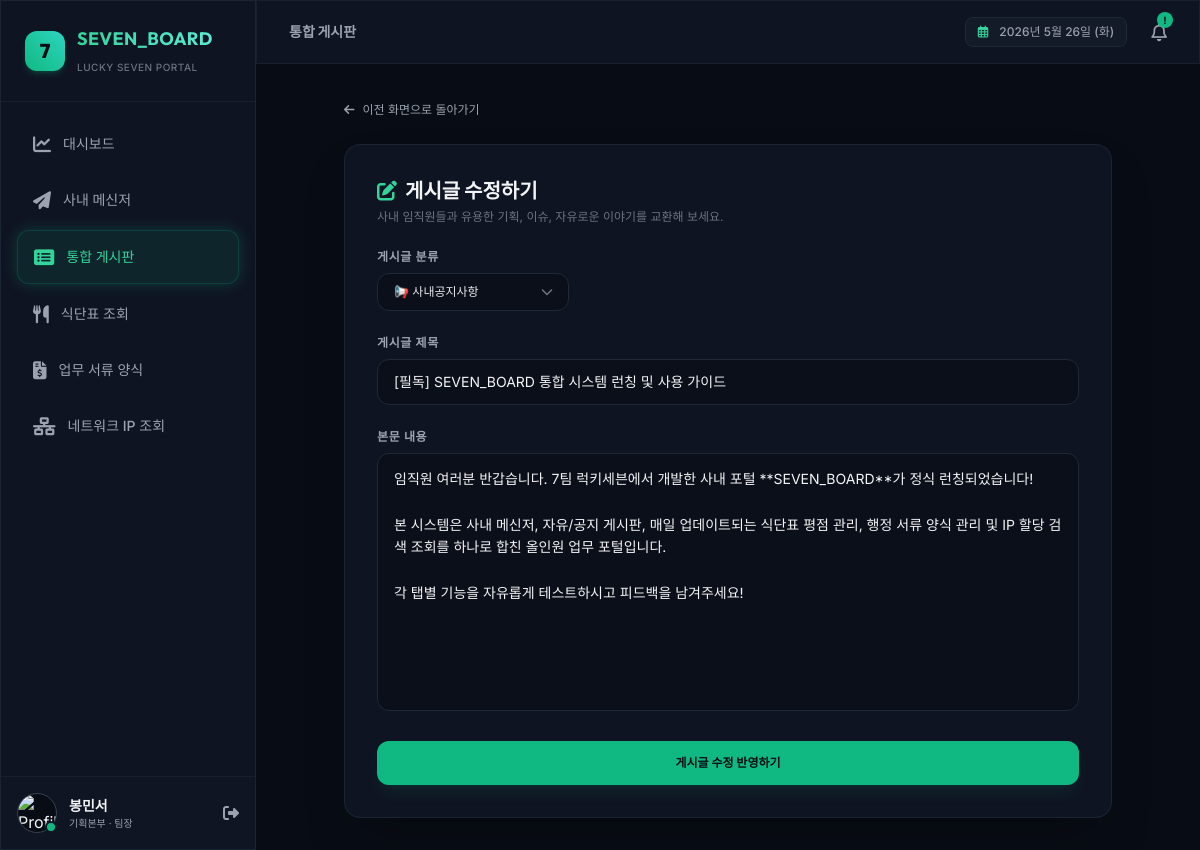
/board/edit/POST001 (signed in), run on the app's committed database.
### tables this page shows
CREATE TABLE users (
        id TEXT PRIMARY KEY,
        email TEXT UNIQUE NOT NULL,
        password TEXT NOT NULL,
        name TEXT NOT NULL,
        department TEXT NOT NULL,
        position TEXT NOT NULL,
        avatar_url TEXT,
        status TEXT DEFAULT 'Online',
        is_admin INTEGER DEFAULT 0,
        created_at TEXT DEFAULT (datetime('now', 'localtime'))
    );

CREATE TABLE posts (
        id TEXT PRIMARY KEY,
        author_id TEXT NOT NULL,
        category TEXT NOT NULL,
        title TEXT NOT NULL,
        content TEXT NOT NULL,
        views INTEGER DEFAULT 0 NOT NULL,
        created_at TEXT DEFAULT (datetime('now', 'localtime')),
        updated_at TEXT DEFAULT (datetime('now', 'localtime')),
        FOREIGN KEY (author_id) REFERENCES users(id) ON DELETE SET NULL
    );

### app.py (the view, shortened to what this page needs)
@app.route('/board/edit/<post_id>', methods=['GET', 'POST'])
@login_required
def board_edit(post_id):
    conn = get_db_connection()
    post = conn.execute('SELECT * FROM posts WHERE id = ?', (post_id,)).fetchone()
    if not post:
        conn.close()
        return "게시글이 존재하지 않습니다.", 404
    if post['author_id'] != g.user['id'] and not g.user['is_admin']:
        conn.close()
        return "수정 권한이 없습니다.", 403
    conn.close()
    return render_template('board_write.html', post=post)

### app.py (called while the page is built)
def login_required(f):
    import functools
    @functools.wraps(f)
    def decorated_function(*args, **kwargs):
        if 'user_id' not in session:
            return redirect(url_for('login'))
        return f(*args, **kwargs)
    return decorated_function

@app.before_request
def load_logged_in_user():
    user_id = session.get('user_id')
    if user_id is None:
        g.user = None
    else:
        conn = get_db_connection()
        g.user = conn.execute('SELECT * FROM users WHERE id = ?', (user_id,)).fetchone()
        conn.close()

### database.py (called while the page is built)
def get_db_connection():
    conn = sqlite3.connect(DATABASE_FILE)
    conn.row_factory = sqlite3.Row  # 컬렉션을 dict처럼 다룰 수 있게 설정
    conn.execute("PRAGMA foreign_keys = ON") # 외래키 제약조건 활성화
    return conn

### templates/board_write.html (shortened to what this page needs)
{% extends 'layout.html' %}
{% block content %}
<div class="max-w-3xl mx-auto space-y-6 animate-fade-in">
    <a href="javascript:history.back()" class="inline-flex items-center gap-2 text-xs text-gray-400 hover:text-emerald-400 transition-colors">
        <i class="fa-solid fa-arrow-left"></i>
        <span>이전 화면으로 돌아가기</span>
    </a>
    <div class="glass-panel rounded-2xl p-8 border border-gray-800/80 shadow-2xl space-y-6">
        <div>
            <h2 class="text-xl font-bold font-outfit text-gray-100 flex items-center gap-2">
                <i class="fa-solid fa-pen-to-square text-emerald-400"></i>
                {% if post %} 게시글 수정하기 {% else %} 새로운 사내 소통글 작성 {% endif %}
            </h2>
            <p class="text-xs text-gray-500 mt-1">
                사내 임직원들과 유용한 기획, 이슈, 자유로운 이야기를 교환해 보세요.
            </p>
        </div>
        <form action="{% if post %}{{ url_for('board_edit', post_id=post.id) }}{% else %}{{ url_for('board_write') }}{% endif %}" method="POST" class="space-y-6">
            <div>
                <label class="block text-xs font-semibold text-gray-400 uppercase tracking-wider mb-2">게시글 분류</label>
                <div class="relative w-48">
                    <select name="category" required class="w-full bg-[#0a0e1a]/80 border border-gray-800 focus:border-emerald-500/30 rounded-xl py-2.5 px-4 text-xs text-gray-200 outline-none transition-colors appearance-none cursor-pointer">
                        {% if g.user.is_admin %}
                        <option value="Notice" {% if post and post.category == 'Notice' %} selected {% endif %}>📢 사내공지사항</option>
                        {% endif %}
                    </select>
                    <span class="absolute inset-y-0 right-0 flex items-center pr-4 text-gray-500 pointer-events-none text-xs">
                        <i class="fa-solid fa-chevron-down"></i>
                    </span>
                </div>
            </div>
            <div>
                <label class="block text-xs font-semibold text-gray-400 uppercase tracking-wider mb-2">게시글 제목</label>
                <input type="text" name="title" value="{% if post %}{{ post.title }}{% endif %}" placeholder="게시글 제목을 작성하세요..." required class="w-full bg-[#0a0e1a]/80 border border-gray-800 focus:border-emerald-500/30 rounded-xl py-3 px-4 text-sm text-gray-100 placeholder-gray-500 outline-none transition-colors">
            </div>
            <div>
                <label class="block text-xs font-semibold text-gray-400 uppercase tracking-wider mb-2">본문 내용</label>
                <textarea name="content" rows="10" placeholder="본문 내용을 입력하세요... 마크다운 문법 적용이 가능합니다." required class="w-full bg-[#0a0e1a]/80 border border-gray-800 focus:border-emerald-500/30 rounded-xl py-3.5 px-4 text-sm text-gray-100 placeholder-gray-500 outline-none transition-colors resize-none leading-relaxed">{% if post %}{{ post.content }}{% endif %}</textarea>
            </div>
            <button type="submit" class="w-full bg-emerald-500 hover:bg-emerald-400 text-darkBg font-bold py-3.5 px-4 rounded-xl shadow-lg shadow-emerald-500/10 hover:shadow-emerald-500/20 active:scale-[0.98] transition-all text-xs cursor-pointer">
                {% if post %} 게시글 수정 반영하기 {% else %} 게시글 작성 완료 {% endif %}
            </button>
        </form>
    </div>
</div>
{% endblock %}

### templates/layout.html (shortened to what this page needs)
<!DOCTYPE html>
<html lang="ko">
<head>
    <script src="https://cdn.tailwindcss.com"></script>
    <link rel="stylesheet" href="https://cdnjs.cloudflare.com/ajax/libs/font-awesome/6.4.0/css/all.min.css">
</head>
<body class="bg-darkBg text-gray-100 font-sans min-h-screen overflow-x-hidden">
    <div class="flex h-screen overflow-hidden">
        <aside class="w-64 glass-panel border-r border-gray-800/80 flex flex-col justify-between h-full z-30 shrink-0 transition-transform duration-300">
            <div>
                <div class="p-6 border-b border-gray-800/60 flex items-center gap-3">
                    <div class="h-10 w-10 bg-gradient-to-tr from-emerald-500 to-teal-400 rounded-xl flex items-center justify-center text-darkBg font-extrabold text-xl font-outfit shadow-md shadow-emerald-500/20 active-glow">
                        7
                    </div>
                    <div>
                        <h1 class="text-lg font-bold font-outfit tracking-wide bg-gradient-to-r from-emerald-400 to-teal-300 bg-clip-text text-transparent">
                        </h1>
                        <span class="text-[10px] text-gray-500 font-medium uppercase tracking-wider">Lucky Seven Portal</span>
                    </div>
                </div>
                <nav class="p-4 space-y-1">
                    <a href="{{ url_for('dashboard') }}" class="flex items-center gap-3 px-4 py-3 rounded-xl transition-all duration-300 group {% if request.path == '/' %} bg-emerald-500/10 text-emerald-400 border border-emerald-500/20 active-glow {% else %} text-gray-400 hover:text-gray-200 hover:bg-gray-800/40 {% endif %}">
                        <i class="fa-solid fa-chart-line text-lg group-hover:scale-110 transition-transform"></i>
                        <span class="text-sm font-medium">대시보드</span>
                    </a>
                    <a href="{{ url_for('chat') }}" class="flex items-center gap-3 px-4 py-3 rounded-xl transition-all duration-300 group {% if request.path == '/chat' %} bg-emerald-500/10 text-emerald-400 border border-emerald-500/20 active-glow {% else %} text-gray-400 hover:text-gray-200 hover:bg-gray-800/40 {% endif %}">
                        <i class="fa-solid fa-paper-plane text-lg group-hover:rotate-12 transition-transform"></i>
                        <span class="text-sm font-medium">사내 메신저</span>
                    </a>
                    <a href="{{ url_for('board_list') }}" class="flex items-center gap-3 px-4 py-3 rounded-xl transition-all duration-300 group {% if request.path == '/board' or '/board/' in request.path %} bg-emerald-500/10 text-emerald-400 border border-emerald-500/20 active-glow {% else %} text-gray-400 hover:text-gray-200 hover:bg-gray-800/40 {% endif %}">
                        <i class="fa-solid fa-rectangle-list text-lg group-hover:scale-110 transition-transform"></i>
                        <span class="text-sm font-medium">통합 게시판</span>
                    </a>
                    <a href="{{ url_for('menu') }}" class="flex items-center gap-3 px-4 py-3 rounded-xl transition-all duration-300 group {% if request.path == '/menu' %} bg-emerald-500/10 text-emerald-400 border border-emerald-500/20 active-glow {% else %} text-gray-400 hover:text-gray-200 hover:bg-gray-800/40 {% endif %}">
                        <i class="fa-solid fa-utensils text-lg group-hover:scale-110 transition-transform"></i>
                        <span class="text-sm font-medium">식단표 조회</span>
                    </a>
                    <a href="{{ url_for('documents') }}" class="flex items-center gap-3 px-4 py-3 rounded-xl transition-all duration-300 group {% if request.path == '/documents' %} bg-emerald-500/10 text-emerald-400 border border-emerald-500/20 active-glow {% else %} text-gray-400 hover:text-gray-200 hover:bg-gray-800/40 {% endif %}">
                        <i class="fa-solid fa-file-invoice-dollar text-lg group-hover:scale-110 transition-transform"></i>
                        <span class="text-sm font-medium">업무 서류 양식</span>
                    </a>
                    <a href="{{ url_for('network') }}" class="flex items-center gap-3 px-4 py-3 rounded-xl transition-all duration-300 group {% if request.path == '/network' %} bg-emerald-500/10 text-emerald-400 border border-emerald-500/20 active-glow {% else %} text-gray-400 hover:text-gray-200 hover:bg-gray-800/40 {% endif %}">
                        <i class="fa-solid fa-network-wired text-lg group-hover:scale-110 transition-transform"></i>
                        <span class="text-sm font-medium">네트워크 IP 조회</span>
                    </a>
                </nav>
            </div>
            {% if g.user %}
            <div class="p-4 border-t border-gray-800/60 bg-gray-900/30">
                <div class="flex items-center gap-3">
                    <div class="relative">
                        {% if g.user.avatar_url %}
                        <img class="h-10 w-10 rounded-full border border-gray-700 bg-darkBg object-cover" src="{{ g.user.avatar_url }}" alt="Profile" onerror="this.src='https://cdn-icons-png.flaticon.com/512/3135/3135715.png'">
                        {% else %}
                        <img class="h-10 w-10 rounded-full border border-gray-700 bg-darkBg" src="https://cdn-icons-png.flaticon.com/512/3135/3135715.png" alt="Profile">
                        {% endif %}
                        <span class="absolute bottom-0 right-0 h-3 w-3 rounded-full border-2 border-darkCard
                        {% if g.user.status == 'Online' %} bg-emerald-500
                        {% elif g.user.status == 'Away' %} bg-amber-500
                        {% else %} bg-gray-500 {% endif %}"></span>
                    </div>
                    <div class="flex-1 min-w-0">
                        <p class="text-sm font-semibold truncate">{{ g.user.name }}</p>
                        <p class="text-[10px] text-gray-400 truncate">{{ g.user.department }} · {{ g.user.position }}</p>
                    </div>
                    <a href="{{ url_for('logout') }}" title="로그아웃" class="text-gray-400 hover:text-red-400 transition-colors">
                        <i class="fa-solid fa-right-from-bracket text-md"></i>
                    </a>
                </div>
            </div>
            {% endif %}
        </aside>
        <div class="flex-1 flex flex-col overflow-hidden bg-darkBg">
            <header class="h-16 glass-panel border-b border-gray-800/60 flex items-center justify-between px-8 z-20 shrink-0">
                <div class="flex items-center gap-4">
                    <div class="text-sm font-semibold font-outfit text-gray-400">
                        {% if request.path == '/' %} 대시보드
                        {% elif request.path == '/chat' %} 사내 메신저
                        {% elif '/board' in request.path %} 통합 게시판
                        {% elif request.path == '/menu' %} 사내 식단표
                        {% elif request.path == '/documents' %} 서류 양식 관리
                        {% elif request.path == '/network' %} 네트워크 IP 현황
                        {% endif %}
                    </div>
                </div>
                <div class="flex items-center gap-6">
                    <div class="text-xs text-gray-400 font-medium bg-gray-800/30 px-3 py-1.5 rounded-lg border border-gray-800">
                        <i class="fa-regular fa-calendar-days text-emerald-400 mr-2"></i>
                        <span id="header-live-time">Loading...</span>
                    </div>
                    <div class="relative cursor-pointer text-gray-400 hover:text-gray-200 transition-colors">
                        <i class="fa-regular fa-bell text-lg"></i>
                        <span class="absolute -top-1.5 -right-1.5 h-4 w-4 bg-emerald-500 text-[10px] font-bold text-darkBg rounded-full flex items-center justify-center animate-pulse">
                            !
                        </span>
                    </div>
                </div>
            </header>
            <main class="flex-1 overflow-y-auto p-8 relative">
                {% block content %}{% endblock %}
            </main>
        </div>
    </div>
</body>
</html>

### templates/layout.html (style rules this page uses)
.glass-panel { background: rgba(17, 23, 38, 0.85); backdrop-filter: blur(12px); -webkit-backdrop-filter: blur(12px); border: 1px solid rgba(255, 255, 255, 0.05); }
.active-glow { box-shadow: 0 0 15px rgba(16, 185, 129, 0.25); }

### data on the page
users: user.name "봉민서", user.department "기획본부", user.position "팀장"
posts: category "📢 사내공지사항", title "[필독] SEVEN_BOARD 통합 시스템 런칭 및 사용 가이드", content "임직원 여러분 반갑습니다. 7팀 럭키세븐에서 개발한 사내 포털 **SEVEN_BOARD**가 정식 런칭되었습니다! 본 시스템은 사내 메신저, 자유/공지 게시판, 매일 업데이트되는 식단표 평점 관리, 행정 서류 양식 관리 및 IP 할당 검색 조회를 하나로 합친 올인원 업무 포털입니다. 각 탭별 기능을 자유롭게 테스트하시고 피드백을 남겨주세요!"
